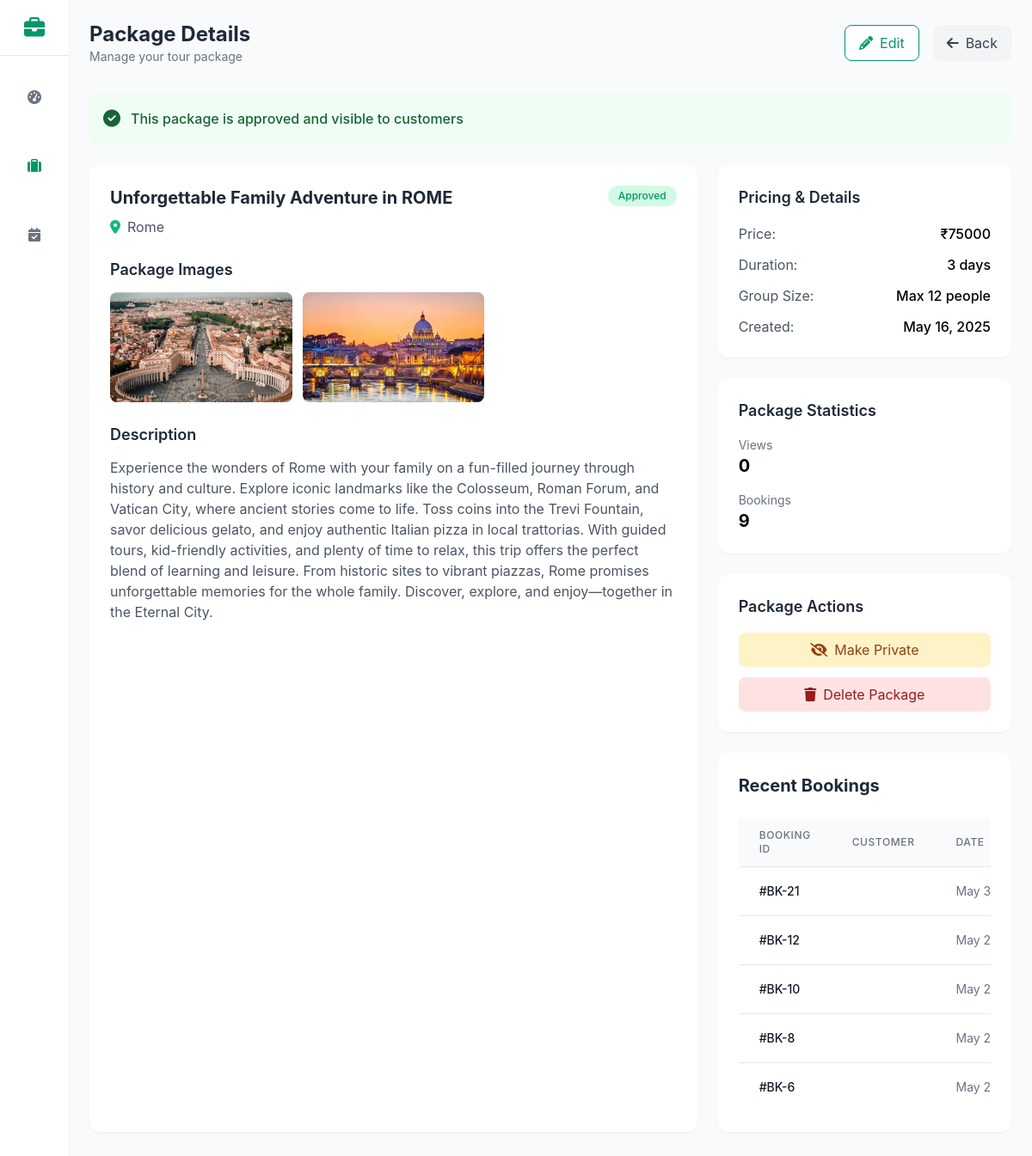
The app's page /package_details/15/ with its own data.
### vendors/models.py (models this page shows)
class Package(models.Model):
    STATUS_CHOICES = [
        ('pending', 'Pending'),
        ('approved', 'Approved'),
        ('rejected', 'Rejected'),
        ('private', 'Private'),
    ]
    vendor = models.ForeignKey(Registeredvendor, on_delete=models.CASCADE,null=True)
    name = models.CharField(max_length=100)
    destination = models.CharField(max_length=100)
    price = models.DecimalField(max_digits=10, decimal_places=2)
    duration = models.IntegerField()
    group_size = models.IntegerField()
    description = models.TextField()
    created_at = models.DateTimeField(auto_now_add=True)
    status = models.CharField(max_length=10, choices=STATUS_CHOICES, default='pending')
    expiry_date = models.DateField(null=True, blank=True)
    views_count = models.IntegerField(default=0)

class PackageImage(models.Model):
    package = models.ForeignKey(Package, on_delete=models.CASCADE, related_name='images')
    image = models.ImageField(upload_to='package_images/')

### users/models.py (models this page shows)
class Booking(models.Model):
    user = models.ForeignKey(RegisteredUser, on_delete=models.CASCADE)
    package = models.ForeignKey(Package, on_delete=models.CASCADE)
    travel_date = models.DateField()
    travelers = models.PositiveIntegerField()
    total_price = models.DecimalField(max_digits=10, decimal_places=2)
    is_paid = models.BooleanField(default=False)
    created_at = models.DateTimeField(auto_now_add=True)
    razorpay_order_id = models.CharField(max_length=255, blank=True, null=True)
    payment_status = models.CharField(max_length=50, default='Pending')
    vendor_status = models.CharField(
        max_length=20,
        choices=[
            ('Pending', 'Pending'),
            ('Approved', 'Approved'),
            ('Rejected', 'Rejected'),
        ],
        default='Pending'
    )
    vendor_message = models.TextField(blank=True, null=True)

### vendors/views.py (the view)
# urls.py: path('package_details/<int:package_id>/', v.package_details, name='package_details'),
def package_details(request, package_id):
    package = get_object_or_404(Package, id=package_id)
    Package.objects.filter(id=package_id).update(views_count=F('views_count') + 1)
    booking_count = Booking.objects.filter(package=package).count()
    recent_bookings = Booking.objects.filter(package=package).select_related('user').order_by('-created_at')[:5]
    return render(request, "vendors/package_detail.html", {
        'package': package,
        'booking_count': booking_count,
        'recent_bookings': recent_bookings,
    })

### vendors/templates/vendors/package_detail.html (shortened to what this page needs)
<!DOCTYPE html>
<html lang="en">
<head>
    <script src="https://cdn.tailwindcss.com"></script>
    <link rel="stylesheet" href="https://cdnjs.cloudflare.com/ajax/libs/font-awesome/6.4.0/css/all.min.css">
</head>
<body class="min-h-screen flex">
    <div class="sidebar bg-white h-screen sticky top-0 shadow-sm flex flex-col">
        <div class="p-4 flex items-center justify-center border-b border-gray-200">
            <i class="fas fa-briefcase text-emerald-600 text-2xl"></i>
        </div>
        <nav class="flex-1 flex flex-col items-center pt-6 space-y-8 overflow-hidden">
            <a href="{% url 'vendordash' %}" class="p-3 rounded-lg text-gray-500 hover:bg-gray-100" title="Dashboard">
                <i class="fas fa-tachometer-alt"></i>
            </a>
            <a href="{% url 'package_details' package.id %}" class="p-3 rounded-lg nav-link active text-emerald-600" title="Packages">
                <i class="fas fa-suitcase"></i>
            </a>
            <a href="/vendor/bookings" class="p-3 rounded-lg text-gray-500 hover:bg-gray-100" title="Bookings">
                <i class="fas fa-calendar-check"></i>
            </a>
        </nav>
    </div>
    <div class="flex-1 p-6">
        <div class="flex justify-between items-center mb-8">
            <div>
                <h1 class="text-2xl font-bold text-gray-800">Package Details</h1>
                <p class="text-sm text-gray-500">Manage your tour package</p>
            </div>
            <div class="flex space-x-4">
                <a href="{% url 'update_package' package.id %}"
                   class="px-4 py-2 bg-white border border-emerald-600 text-emerald-600 rounded-lg hover:bg-emerald-50 flex items-center">
                    <i class="fas fa-pencil-alt mr-2"></i> Edit
                </a>
                <a href="{% url 'vendordash' %}"
                   class="px-4 py-2 bg-gray-100 text-gray-700 rounded-lg hover:bg-gray-200 flex items-center">
                    <i class="fas fa-arrow-left mr-2"></i> Back
                </a>
            </div>
        </div>
        <div class="mb-6">
            <div class="flex items-center p-4 rounded-lg
                     {% if package.status == 'approved' %}bg-green-50 text-green-800
                     {% elif package.status == 'pending' %}bg-amber-50 text-amber-800
                     {% else %}bg-red-50 text-red-800{% endif %}">
                <i class="fas
                   {% if package.status == 'approved' %}fa-check-circle
                   {% elif package.status == 'pending' %}fa-clock
                   {% else %}fa-times-circle{% endif %}
                   mr-3 text-xl"></i>
                <div>
                    <h3 class="font-medium">
                        {% if package.status == 'approved' %}
                        This package is approved and visible to customers
                        {% elif package.status == 'pending' %}
                        This package is pending admin approval
                        {% else %}
                        This package was rejected by admin
                        {% endif %}
                    </h3>
                </div>
            </div>
        </div>
        <div class="grid grid-cols-1 lg:grid-cols-3 gap-6 mb-8">
            <div class="lg:col-span-2 bg-white rounded-xl shadow-sm p-6">
                <div class="flex justify-between items-start mb-6">
                    <div>
                        <h2 class="text-xl font-bold text-gray-800">{{ package.name }}</h2>
                        <div class="flex items-center mt-2 text-gray-600">
                            <i class="fas fa-map-marker-alt text-emerald-500 mr-2"></i>
                            <span>{{ package.destination }}</span>
                        </div>
                    </div>
                    <span class="status-badge {{ package.status }} px-3 py-1 rounded-full text-xs font-medium">
                        {{ package.get_status_display }}
                    </span>
                </div>
        <div class="mb-6">
    <h3 class="text-lg font-semibold text-gray-800 mb-3">Package Images</h3>
    <div class="grid grid-cols-2 md:grid-cols-3 gap-3">
        {% for image in package.images.all %}
    <div class="relative group">
        <img src="{{ image.image.url }}"
             alt="{{ package.name }}"
             class="w-full h-32 object-cover rounded-lg">
    </div>
{% empty %}
    <div class="col-span-full text-center py-8 text-gray-400">
        <i class="fas fa-image text-3xl mb-2"></i>
        <p>No images uploaded</p>
    </div>
{% endfor %}
    </div>
</div>
                <div class="mb-6">
                    <h3 class="text-lg font-semibold text-gray-800 mb-3">Description</h3>
                    <div class="prose max-w-none text-gray-600">
                        {{ package.description|linebreaks }}
                    </div>
                </div>
            </div>
            <div class="space-y-6">
                <div class="bg-white rounded-xl shadow-sm p-6">
                    <h3 class="text-lg font-semibold text-gray-800 mb-4">Pricing & Details</h3>
                    <div class="space-y-3">
                        <div class="flex justify-between">
                            <span class="text-gray-600">Price:</span>
                            <span class="font-medium">₹{{ package.price|floatformat:"0" }}</span>
                        </div>
                        <div class="flex justify-between">
                            <span class="text-gray-600">Duration:</span>
                            <span class="font-medium">{{ package.duration }} days</span>
                        </div>
                        <div class="flex justify-between">
                            <span class="text-gray-600">Group Size:</span>
                            <span class="font-medium">Max {{ package.group_size }} people</span>
                        </div>
                        <div class="flex justify-between">
                            <span class="text-gray-600">Created:</span>
                            <span class="font-medium">{{ package.created_at|date:"M d, Y" }}</span>
                        </div>
                    </div>
                </div>
<div class="bg-white rounded-xl shadow-sm p-6">
    <h3 class="text-lg font-semibold text-gray-800 mb-4">Package Statistics</h3>
    <div class="space-y-4">
        <div>
            <p class="text-sm text-gray-500">Views</p>
            <p class="text-xl font-bold">{{ package.views_count }}</p>
        </div>
        <div>
            <p class="text-sm text-gray-500">Bookings</p>
            <p class="text-xl font-bold">{{ booking_count }}</p>
        </div>
    </div>
</div>
<div class="bg-white rounded-xl shadow-sm p-6">
    <h3 class="text-lg font-semibold text-gray-800 mb-4">Package Actions</h3>
    <div class="space-y-3">
        {% if package.status == 'approved' %}
        <a href="{% url 'make_private' package.pk %}"
           class="block w-full px-4 py-2 bg-amber-100 text-amber-800 rounded-lg hover:bg-amber-200 flex items-center justify-center">
            <i class="fas fa-eye-slash mr-2"></i> Make Private
        </a>
        {% else %}
        <a href="{% url 'make_public' package.pk %}"
           class="block w-full px-4 py-2 bg-blue-100 text-blue-800 rounded-lg hover:bg-blue-200 flex items-center justify-center">
            <i class="fas fa-eye mr-2"></i> Make Public
        </a>
        {% endif %}
        <a href="{% url 'delete_package' package.pk %}"
           onclick="return confirm('Are you sure you want to delete this package?');"
           class="block w-full px-4 py-2 bg-red-100 text-red-800 rounded-lg hover:bg-red-200 flex items-center justify-center">
            <i class="fas fa-trash mr-2"></i> Delete Package
        </a>
    </div>
</div>
<div class="bg-white rounded-xl shadow-sm p-6 mb-8">
    <div class="flex justify-between items-center mb-6">
        <h2 class="text-xl font-bold text-gray-800">Recent Bookings</h2>
    </div>
    <div class="overflow-x-auto">
        <table class="min-w-full divide-y divide-gray-200">
            <thead class="bg-gray-50">
                <tr>
                    <th class="px-6 py-3 text-left text-xs font-medium text-gray-500 uppercase tracking-wider">Booking ID</th>
                    <th class="px-6 py-3 text-left text-xs font-medium text-gray-500 uppercase tracking-wider">Customer</th>
                    <th class="px-6 py-3 text-left text-xs font-medium text-gray-500 uppercase tracking-wider">Date</th>
                </tr>
            </thead>
            <tbody class="bg-white divide-y divide-gray-200">
                {% for booking in recent_bookings %}
                <tr>
                    <td class="px-6 py-4 whitespace-nowrap text-sm font-medium text-gray-900">#BK-{{ booking.id }}</td>
                    <td class="px-6 py-4 whitespace-nowrap text-sm text-gray-500">{{ booking.user.name }}</td>
                    <td class="px-6 py-4 whitespace-nowrap text-sm text-gray-500">{{ booking.travel_date|date:"M d, Y" }}</td>
                </tr>
                {% empty %}
                <tr>
                    <td colspan="6" class="px-6 py-4 text-center text-sm text-gray-500">No recent bookings.</td>
                </tr>
                {% endfor %}
            </tbody>
        </table>
    </div>
</div>
</body>
</html>

### vendors/templates/vendors/package_detail.html (style rules this page uses)
:root { --primary: #10b981; --primary-dark: #059669; --primary-light: #d1fae5; }
body { font-family: 'Inter', sans-serif; background-color: #f8fafc; }
.sidebar { width: 80px; transition: all 0.3s ease; }
.status-badge { transition: all 0.3s ease; }
.status-badge.approved { background-color: var(--primary-light); color: var(--primary-dark); }

### records on screen
Package: name "Unforgettable Family Adventure in ROME", destination "Rome", status "Approved", description "Experience the wonders of Rome with your family on a fun-filled journey through history and culture. Explore iconic landmarks like the Colosseum, Roman Forum, and Vatican City, where ancient stories come to life. Toss coins into the Trevi Fountain, savor delicious gelato, and enjoy authentic Italian pizza in local trattorias. With guided tours, kid-friendly activities, and plenty of time to relax, this trip offers the perfect blend of learning and leisure. From historic sites to vibrant piazzas, Rome promises unforgettable memories for the whole family. Discover, explore, and enjoy—together in the Eternal City.", price "75000", duration "3", group_size "12", created_at "May 16, 2025", views_count "0"
PackageImage: image (picture)
PackageImage: image (picture)
Booking: id "21", travel_date "May…"
Booking: id "12", travel_date "May…"
Booking: id "10", travel_date "May…"
Booking: id "8", travel_date "May…"
Booking: id "6", travel_date "May…"

### other values on screen
{{ booking_count }} "9"
